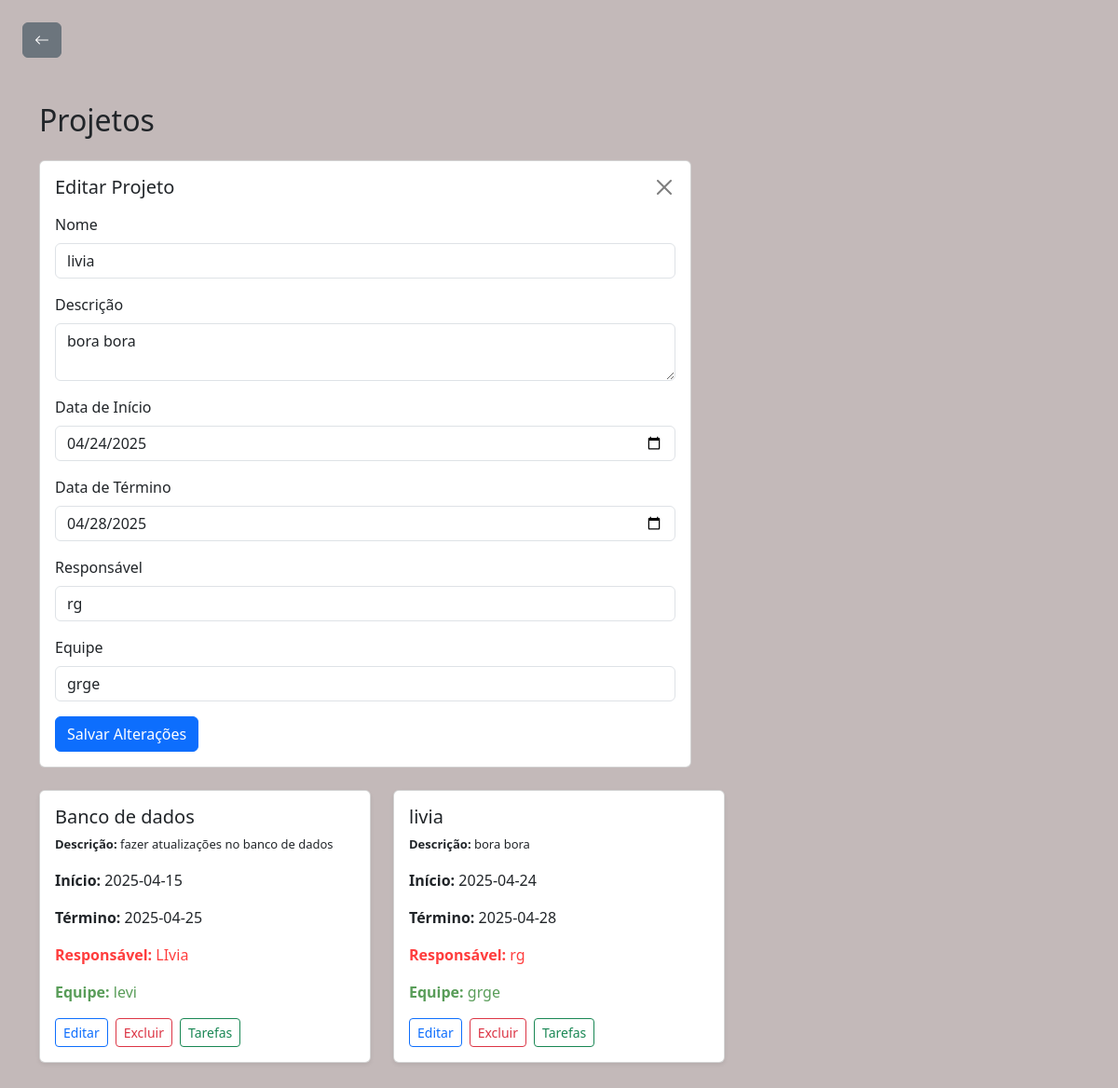
The page /projeto/editar/24 on the database its author committed.
### tables this page shows
CREATE TABLE projetos (
            id INTEGER PRIMARY KEY AUTOINCREMENT,
            nome TEXT NOT NULL,
            descricao TEXT
        , data_inicio DATE, data_fim DATE, responsavel TEXT, equipe TEXT);

### routes/projeto_route.py (the view, shortened to what this page needs)
@projeto_route.route('/projeto/editar/<int:id>', methods=['GET', 'POST'])
def editar_projeto(id):
    projeto = buscar_projeto_por_id(id)
    return render_template('projeto.html', projeto_editar=projeto, projetos=buscar_projeto())

### db.py (called while the page is built)
def buscar_projeto():
    conn = sqlite3.connect('banco.db')
    conn.row_factory = sqlite3.Row
    cursor = conn.cursor()
    cursor.execute('SELECT id, nome, descricao, data_inicio, data_fim, responsavel, equipe FROM projetos')
    projeto = cursor.fetchall()
    conn.close()
    return projeto

def buscar_projeto_por_id(id):
    conn = sqlite3.connect('banco.db')
    conn.row_factory = sqlite3.Row
    cursor = conn.cursor()
    cursor.execute('SELECT id, nome, descricao, data_inicio, data_fim, responsavel, equipe FROM projetos WHERE id = ?', (id,))
    projeto = cursor.fetchone()
    conn.close()
    return projeto

### templates/projeto.html (shortened to what this page needs)
<!DOCTYPE html>
<html lang="pt-br">
<head>
    <link href="https://cdn.jsdelivr.net/npm/bootstrap@5.3.2/dist/css/bootstrap.min.css" rel="stylesheet">
    <link href="https://cdn.jsdelivr.net/npm/bootstrap-icons@1.10.5/font/bootstrap-icons.css" rel="stylesheet">
</head>
<body style="background-color: rgba(195, 185, 185, 0.991);">
<div class="m-4">
    <a href="{{ url_for('inicial_route.inicial') }}" class="btn btn-secondary">
        <i class="bi bi-arrow-left"></i>
    </a>
    <div class="container mt-5">
        <h2 class="mb-4">Projetos</h2>
        <div id="formCard" class="card mb-4 {{ 'd-none' if not projeto_editar }}" style="max-width: 700px;">
            <div class="card-body">
                <div class="d-flex justify-content-between align-items-center mb-3">
                    <h5 class="card-title mb-0">{{ 'Editar Projeto' if projeto_editar else 'Novo Projeto' }}</h5>
                    <a href="{{ url_for('projeto_route.listar_projetos') }}" class="btn-close" aria-label="Fechar"></a>
                </div>
                <form
                    action="{{ url_for('projeto_route.editar_projeto', id=projeto_editar['id']) if projeto_editar else url_for('projeto_route.listar_projetos') }}"
                    method="POST"
                >
                    <div class="mb-3">
                        <label for="nome" class="form-label">Nome</label>
                        <input type="text" class="form-control" name="nome" id="nome" required value="{{ projeto_editar['nome'] if projeto_editar else '' }}">
                    </div>
                    <div class="mb-3">
                        <label for="descricao" class="form-label">Descrição</label>
                        <textarea class="form-control" name="descricao" id="descricao">{{ projeto_editar['descricao'] if projeto_editar else '' }}</textarea>
                    </div>
                    <div class="mb-3">
                        <label for="data_inicio" class="form-label">Data de Início</label>
                        <input type="date" class="form-control" name="data_inicio" id="data_inicio" required value="{{ projeto_editar['data_inicio'] if projeto_editar else '' }}">
                    </div>
                    <div class="mb-3">
                        <label for="data_fim" class="form-label">Data de Término</label>
                        <input type="date" class="form-control" name="data_fim" id="data_fim" required value="{{ projeto_editar['data_fim'] if projeto_editar else '' }}">
                    </div>
                    <div class="mb-3">
                        <label for="responsavel" class="form-label">Responsável</label>
                        <input type="text" class="form-control" name="responsavel" id="responsavel" value="{{ projeto_editar['responsavel'] if projeto_editar else '' }}">
                    </div>
                    <div class="mb-3">
                        <label for="equipe" class="form-label">Equipe</label>
                        <input type="text" class="form-control" name="equipe" id="equipe" value="{{ projeto_editar['equipe'] if projeto_editar else '' }}">
                    </div>
                    <button type="submit" class="btn btn-primary">
                        {{ 'Salvar Alterações' if projeto_editar else 'Criar Projeto' }}
                    </button>
                </form>
            </div>
        </div>
        <div class="row">
            {% for projeto in projetos %}
                <div class="col-md-4 mb-4">
                    <div class="card h-100 shadow-sm">
                        <div class="card-body">
                            <h5 class="card-title">{{ projeto['nome'] }}</h5>
                            <p class="card-text" style="font-size: small;"><strong>Descrição:</strong> {{ projeto['descricao'] }}</p>
                            <p class="card-text"><strong>Início:</strong> {{ projeto['data_inicio'] }}</p>
                            <p class="card-text"><strong>Término:</strong> {{ projeto['data_fim'] }}</p>
                            <p class="card-text" style="color: rgba(255, 0, 0, 0.76);"><strong>Responsável:</strong> {{ projeto['responsavel'] }}</p>
                            <p class="card-text" style="color: rgb(89, 157, 89);"><strong>Equipe:</strong> {{ projeto['equipe'] }}</p>
                            <div class="d-flex gap-2">
                                <a href="{{ url_for('projeto_route.editar_projeto', id=projeto['id']) }}" class="btn btn-outline-primary btn-sm">Editar</a>
                                <form action="{{ url_for('projeto_route.excluir_projeto_route', id=projeto['id']) }}" method="POST" onsubmit="return confirm('Tem certeza que deseja excluir este projeto?')">
                                    <button type="submit" class="btn btn-outline-danger btn-sm">Excluir</button>
                                </form>
                                <a  href="{{ url_for('tarefa_route.tarefas_do_projeto', projeto_id=projeto['id']) }}" class="btn btn-outline-success btn-sm">
                                    Tarefas
                                </a>
                            </div>
                        </div>
                    </div>
                </div>
            {% endfor %}
        </div>
    </div>
</div>
</body>
</html>

### rows shown on the page
projetos: nome "livia", descricao "bora bora", data_inicio "04/24/2025", data_fim "04/28/2025", responsavel "rg", equipe "grge", data_inicio "2025-04-24", data_fim "2025-04-28"
projetos: nome "Banco de dados", descricao "fazer atualizações no banco de dados", data_inicio "2025-04-15", data_fim "2025-04-25", responsavel "LIvia", equipe "levi"

### other values the page prints
{{ 'Editar Projeto' if projeto_editar else 'Novo Projeto' }} "Editar Projeto"
{{ 'Salvar Alterações' if projeto_editar else 'Criar Projeto' }} "Salvar Alterações"
